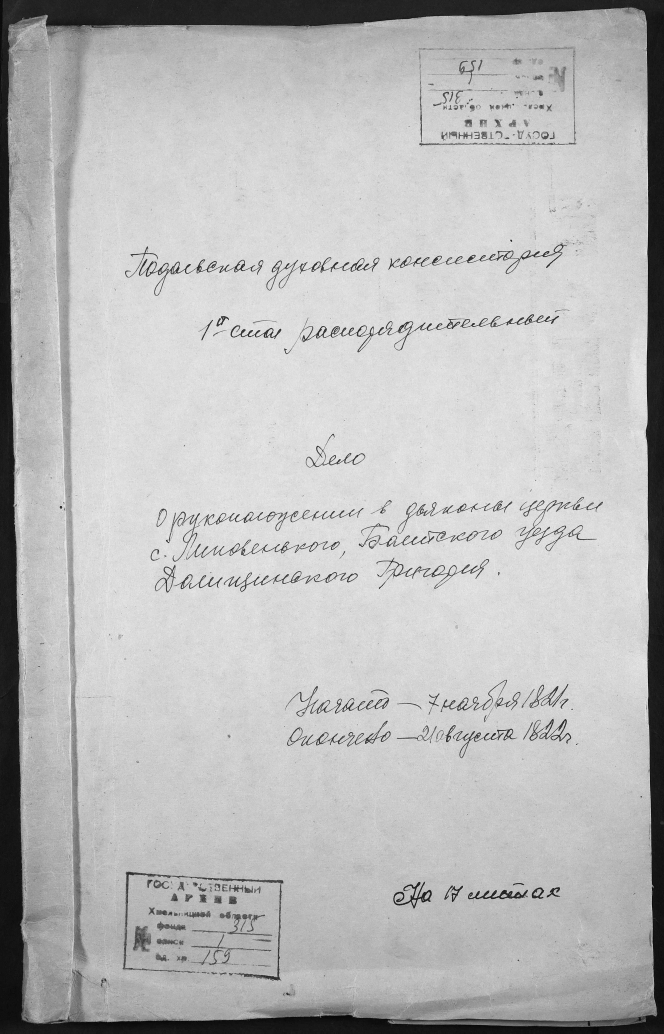
#> input picture src/nyshporka/setup/data/sample/frames/0001.jpg, 1992 x 3100 px (shown at 1/3 size)
$ python -i gate.py   (imports and definitions only)
#> lines starting #> are read from the running program, lines starting #| are printed output that depends on the picture; after the words box and inside, x2 and y2 are one past the last pixel; in counts of white or black regions, pixels touching at a corner belong together
"""🚪 Ворота злиття: що НЕ пускати в мітки, і що показати людині.

Найдорожча помилка в псевдо-мітках — не хибне слово, а два тихіші класи:

* **белькіт на порожній смужці** — рушій не вміє мовчати; на лінійці графи
  чи згині він видає слова, арбітр слухняно зводить «найкращий варіант», і
  в мітку їде текст, під яким на аркуші нічого немає;
* **зсув** — правильний текст під ЧУЖИМ кропом. Усі рядки осмислені, тож ні
  око, ні CER цього не бачать; арбітр губить один рядок посередині, і хвіст
  сторінки їде на +1.

Обидва ловляться з ТЕКСТУ (і, за наявності, частки чорнила), без зображень і
без моделей. Що ловиться — понижується до `low` (лишається видимим, у корпус
не йде), а не видаляється: викинуте ніхто не побачить, і не буде як
перевірити, чи ворота ріжуть правильно.

🔴 Розбіжність голосів автопониження НЕ дає. Калібрування в дослідницькому
конвеєрі показало, що вона ріже друковані штампи й заголовки — реальний і
цінний текст, на якому рушіям просто важко. Такі рядки лише показуються
(`suspects`). Так само дорадчою лишається «неопертість» злиття на голоси:
детектор домислених прізвищ, але й він судить лише за схожістю.
"""
from __future__ import annotations

import re
from collections import Counter
from dataclasses import dataclass, field
from pathlib import Path
from typing import Any

from rapidfuzz import fuzz

from nyshporka.train.text import strip_conflict_marks

TOKEN = re.compile(r"[^\W_]+", re.UNICODE)
DIGIT = re.compile(r"\d")
#: Довжина «повного слова». 5, а не 4: у формулярах повно чотирилітерних
#: огризків («тому», «года»), і поріг 4 пропускав белькіт.
WORD_MIN = 5
#: Довга смужка — там є що рятувати; рішення за людиною.
BABBLE_MAX_LEN = 25
#: Розбіжність голосів показується людині лише на коротких рядках.
LONG_ENOUGH = 40
#: Нижче цієї частки чорнила смужка — чистий папір. 0.15%, не 1.2%: метрика
#: міряє КОНТРАСТ, і бліде письмо на вохряному папері дає 0.2%; порожні —
#: 0.00–0.05%. Поріг стоїть там, де промах неможливий.
INK_MIN = 0.0015
#: Середня попарна схожість голосів, нижче якої вони «незгодні».
AGREE_MIN = 45.0
#: Схожість злиття з найближчим голосом, нижче якої рядок «неопертий».
GROUNDED_MIN = 75.0
#: Зсув: скільки перших символів порівнювати (хвіст довгого рядка в PARSeq
#: вироджується), наскільки зсув має бити нуль, скільки рядків поспіль.
SHIFT_HEAD = 60
SHIFT_MARGIN = 8.0
SHIFT_MIN_RUN = 6
SHIFT_SPAN = 2


#: Щільність мітки = символів на одну висоту рядка ширини чорнила. У однієї
#: руки на сторінці вона стала, тож рядок, щільніший за медіану сторінки,
#: несе в мітці більше, ніж видно на кропі: добудоване обрізане слово
#: («Anastazya» при видимому «…tnaza»), два рядки в одному кропі, кроп,
#: поставлений боком. Заміряно на корпусі Скриби PPv3 (5 001 рядок,
#: 14.10.2026): від ×6 — лише отрута (41 кроп голландців боком, ×50–87);
#: у смузі ×3–6 отрути 4 з 10, решта — щільне законне письмо, тож там
#: лише показ людині.
DENSITY_DEMOTE = 6.0
DENSITY_SUSPECT = 3.0
#: Медіана сторінки чесна лише від стількох рядків.
DENSITY_PAGE_MIN = 8


def norm_tok(tok: str) -> str:
    """ъ/ь геть, ѣ→е: рушій те саме коротке слово віддає щоразу з іншим хвостом."""
    return tok.lower().replace("ъ", "").replace("ь", "").replace("ѣ", "е")


# [18 lines left out: function ink_fraction, not called in this run]


def _paper(inside: list[int], n: int) -> int:
    """75-й процентиль «внутрішніх» значень гістограми — це папір."""
    acc = 0
    for v, c in enumerate(inside, start=13):
        acc += c
        if acc >= 0.75 * n:
            return v
    return 255


def ink_span(png: Path) -> tuple[int, int] | None:
    """(ширина чорнила, висота кропа) у пікселях; `None` — чорнила нема.

    Ширина — від першої до останньої колонки, де чорнило займає ≥4% висоти:
    одиночні крапки й шум краю полігона її не розтягують. Поріг — посередині
    між папером і найтемнішими 2% пікселів: фіксований відступ від паперу
    на блідому письмі бачив лише кілька штрихів, і шість чистих рядків
    корпусу Скриби вийшли «задовгими» (×6–20).
    """
#> called with png = '../setup/data/sample/frames/0001.jpg'
    from PIL import Image

    with Image.open(png) as im:
#> im is the input picture: PIL image 1992x3100 L; min 0, max 255, mean 186.1
        g = im.convert("L")
    w, h = g.size
#> w = 1992; h = 3100
    inside = g.histogram()[13:]
#> inside = 243 values, max 191675 at index 205, min 21 at index 241, mean 25364
    n = sum(inside)
#> n = 6163455
    if n < 200 or w < 2:
        return None
    paper = _paper(inside, n)
#> the loop in _paper, `for v, c in enumerate(inside, start=13):` made 205 passes
#> (c, acc) on passes 1 to 3: (4306, 4306), (5209, 9515), (7576, 17091)
#> after the loop in _paper, `for v, c in enumerate(inside, start=13):`: acc = 4777909
#> paper = 217
    acc, dark = 0, paper
#> acc = 0; dark = 217
    for v, c in enumerate(inside, start=13):
        acc += c
        if acc >= 0.02 * n:
            dark = v
            break
#> this loop made 10 passes
#> (c, acc, dark) on pass 10: (26022, 148653, 22)
#> (c, acc) on passes 1 to 6: (4306, 4306), (5209, 9515), (7576, 17091), (11308, 28399), (12952, 41351), (16457, 57808)
#> after the loop, acc = 148653
    if paper - dark < 20:
        return None
    thr = paper - (paper - dark) / 2
#> thr = 119.5
    mask = g.point(lambda v: 255 if 13 <= v < thr else 0)
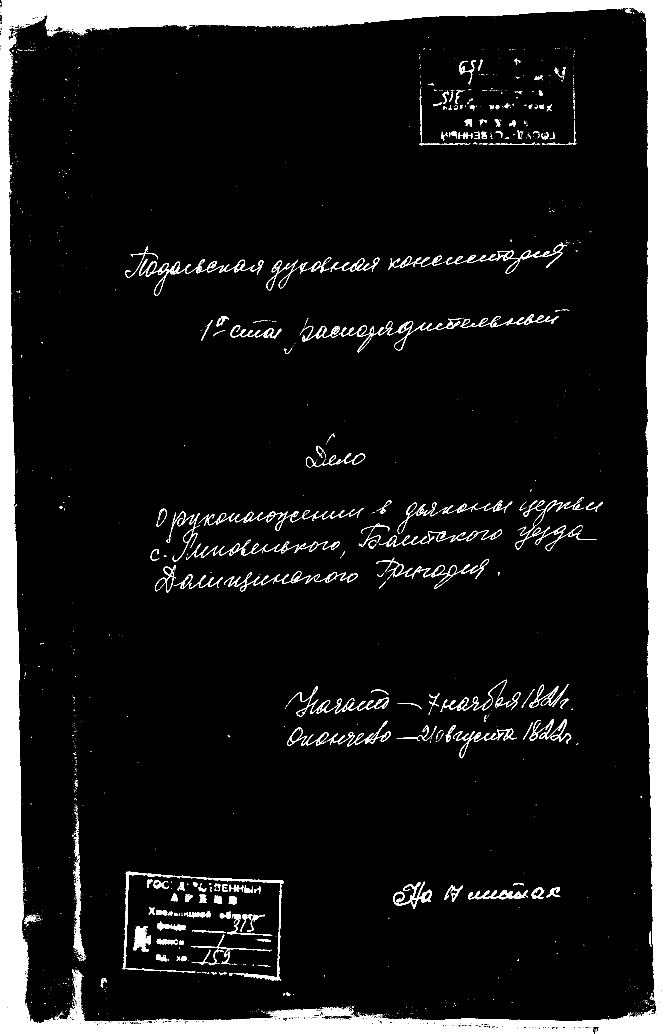
#> mask: PIL image 1992x3100 L (shown at 1/3 size); 9.5% white; 1769 white regions (1511 under 20 px), largest, box (x1, y1, x2, y2) and area: (0, 0, 1992, 3100) 479991, (368, 2615, 850, 2919) 4849, (417, 776, 790, 887) 3593
    cols = list(mask.resize((w, 1), Image.Resampling.BOX).getdata())
#> cols = 1992 values, max 255 at index 11, min 4 at index 1781, mean 24.16
    hit = [x for x, v in enumerate(cols) if v >= 255 * 0.04]
#> hit = 1556 values from 0 to 1991
    if not hit:
        return None
    return hit[-1] - hit[0] + 1, h


# [75 lines left out: functions label_density, density_ratios, density_outliers, signals, verdict, not called in this run]


def suspect(sig: list[str], merged: str) -> bool:
    """Показати людині, не понижуючи: голосам тут важко, а чому — не видно."""
    return "розбіжність" in sig and len(merged) < LONG_ENOUGH


# [46 lines left out: functions grounded, _sim, shifted_blocks, not called in this run]


# ── ворота над сторінкою злиття ──────────────────────────────────────────────
@dataclass
class PageGate:
    page: str
    demoted: list[int] = field(default_factory=list)      # → low
    marks_stripped: list[int] = field(default_factory=list)
    shift_blocks: list[tuple[int, int, int]] = field(default_factory=list)
    suspects: list[tuple[int, str]] = field(default_factory=list)   # (idx, чому)
    dense: list[tuple[int, float]] = field(default_factory=list)    # (idx, ×медіани) → low

    # [6 lines left out: function as_dict, not called in this run]


def dense_why(r: float) -> str:
    return (f"мітка задовга для кропа (щільність ×{r:.1f} від сторінки): добудоване "
            f"з-поза рамки слово, два рядки в кропі або кроп боком")


#: Наскільки мітка мусить бути схожа на голоси рушія, щоб збіг із людським
#: виданням знімав з неї підозру. Без цієї умови мітка, списана з підказки,
#: що лягла на чужий рядок, збігалась би з виданням і йшла б мовчки — а саме
#: такий рядок і є хибна навчальна мітка (зауваження помічника, 24.10.2026).
#: Заміряно на 3701 рядку паку 6 Регента, звіреному на кропі: найгірший 1%
#: схожий на голоси на 70; рядок з тієї самої сторінки, але на 3 рядки далі
#: (зсунута підказка), — медіана 37, найгірший 1% — 54. Поріг 55 між ними.
SUPPORT_VOICE_MIN = 55.0


# [124 lines left out: functions supported, gate_page, spelling_splits, audit_marks, not called in this run]

>>> result = ink_span('../setup/data/sample/frames/0001.jpg')
#> result = (1992, 3100)

$ run again, on src/nyshporka/setup/data/sample/frames/0012.jpg
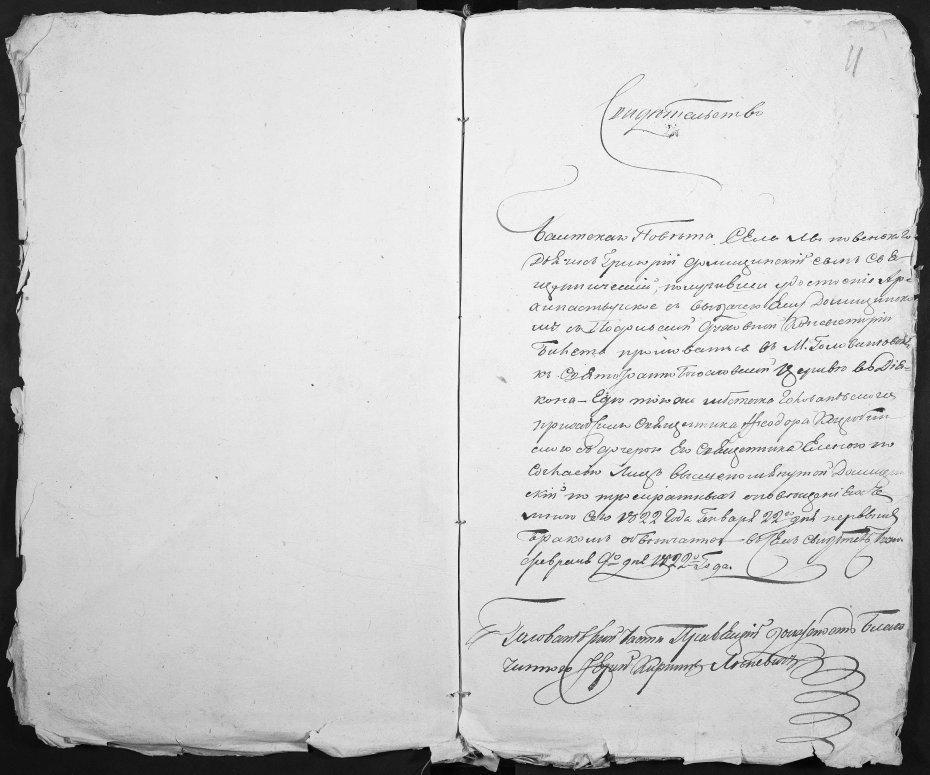
#> input picture src/nyshporka/setup/data/sample/frames/0012.jpg, 3717 x 3100 px (shown at 1/4 size)
#> in ink_span, im is the input picture: PIL image 3717x3100 L; min 0, max 255, mean 205.1
#> inside = 243 values, max 370834 at index 221, min 2446 at index 38, mean 47272.9
#> n = 11487318
#> the loop in _paper, `for v, c in enumerate(inside, start=13):` made 222 passes
#> (c, acc) on passes 1 to 3: (7950, 7950), (7960, 15910), (10718, 26628)
#> after the loop in _paper, `for v, c in enumerate(inside, start=13):`: acc = 8799274
#> paper = 234
#> in ink_span, `acc, dark = 0, paper`: acc = 0; dark = 234
#> the loop in ink_span, `for v, c in enumerate(inside, start=13):` made 11 passes
#> (c, acc, dark) on pass 11: (31237, 247991, 23)
#> after the loop in ink_span, `for v, c in enumerate(inside, start=13):`: acc = 247991
#> thr = 128.5
#> in ink_span, `mask = g.point(lambda v: 255 if 13 <= v < thr else 0)`:
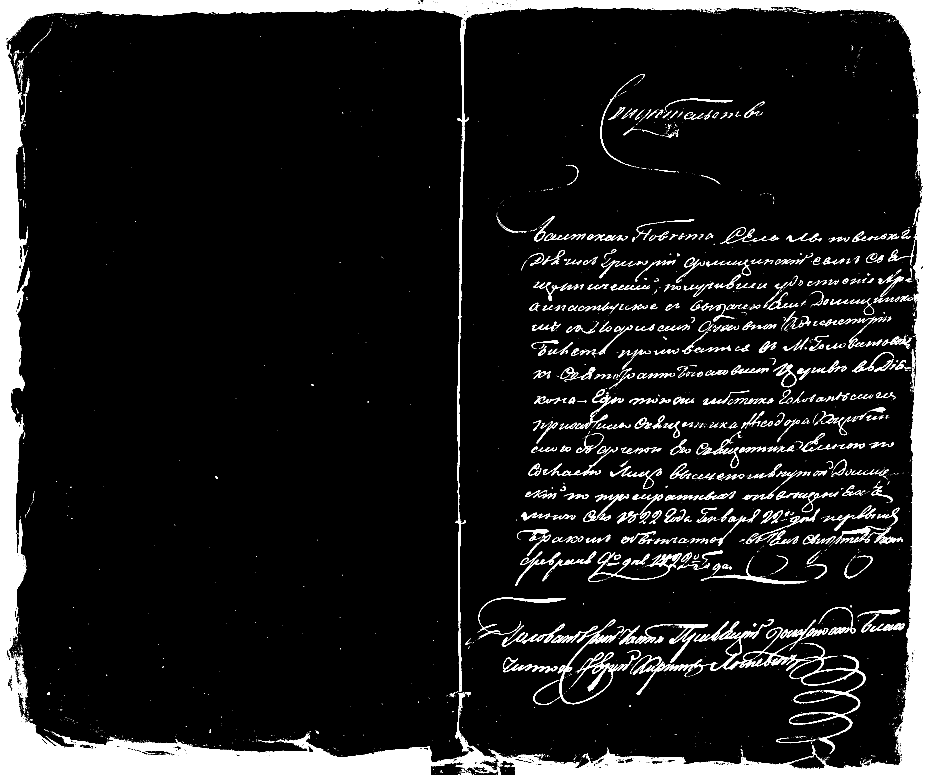
#> mask: PIL image 3717x3100 L (shown at 1/4 size); 9.6% white; 3826 white regions (3124 under 20 px), largest, box (x1, y1, x2, y2) and area: (0, 0, 3717, 3100) 831400, (1831, 75, 1876, 2058) 13307, (2837, 2476, 3226, 2684) 9985
#> cols = 3717 values, max 255 at index 1, min 3 at index 1734, mean 24.61
#> hit = 3235 values from 0 to 3716
#> result = (3717, 3100)

$ run again, on src/nyshporka/setup/data/sample/frames/0015.jpg
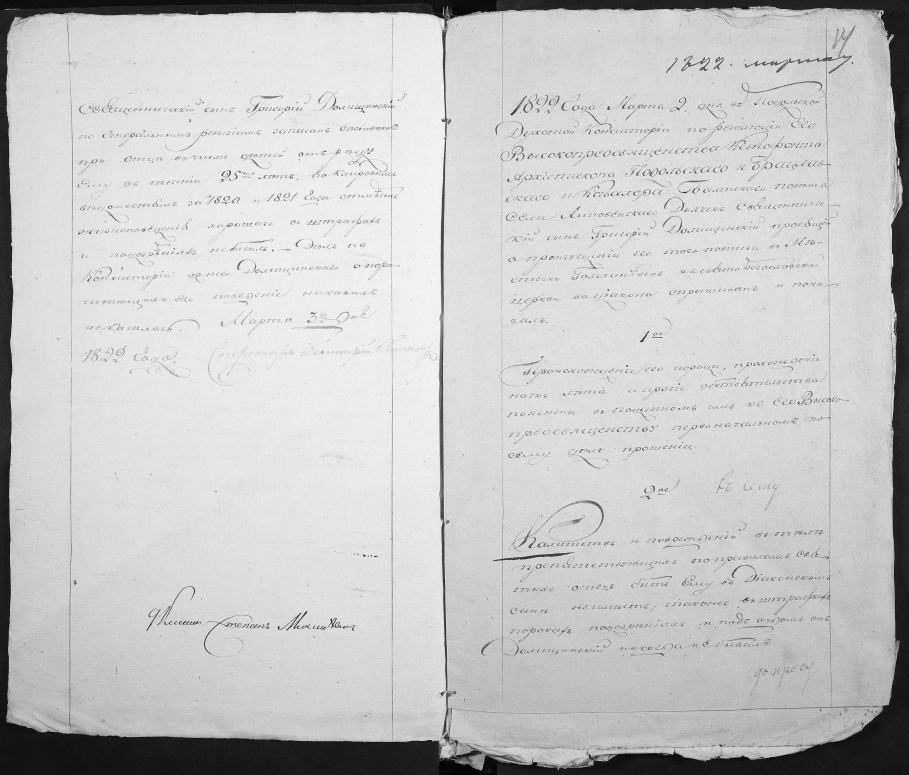
#> input picture src/nyshporka/setup/data/sample/frames/0015.jpg, 3635 x 3100 px (shown at 1/4 size)
#> in ink_span, im is the input picture: PIL image 3635x3100 L; min 0, max 255, mean 198.9
#> inside = 243 values, max 298948 at index 207, min 507 at index 241, mean 46251.8
#> n = 11239199
#> the loop in _paper, `for v, c in enumerate(inside, start=13):` made 214 passes
#> (c, acc) on passes 1 to 3: (7634, 7634), (8153, 15787), (10389, 26176)
#> after the loop in _paper, `for v, c in enumerate(inside, start=13):`: acc = 8471739
#> paper = 226
#> in ink_span, `acc, dark = 0, paper`: acc = 0; dark = 226
#> the loop in ink_span, `for v, c in enumerate(inside, start=13):` made 10 passes
#> (c, acc, dark) on pass 10: (47493, 244467, 22)
#> after the loop in ink_span, `for v, c in enumerate(inside, start=13):`: acc = 244467
#> thr = 124
#> in ink_span, `mask = g.point(lambda v: 255 if 13 <= v < thr else 0)`:
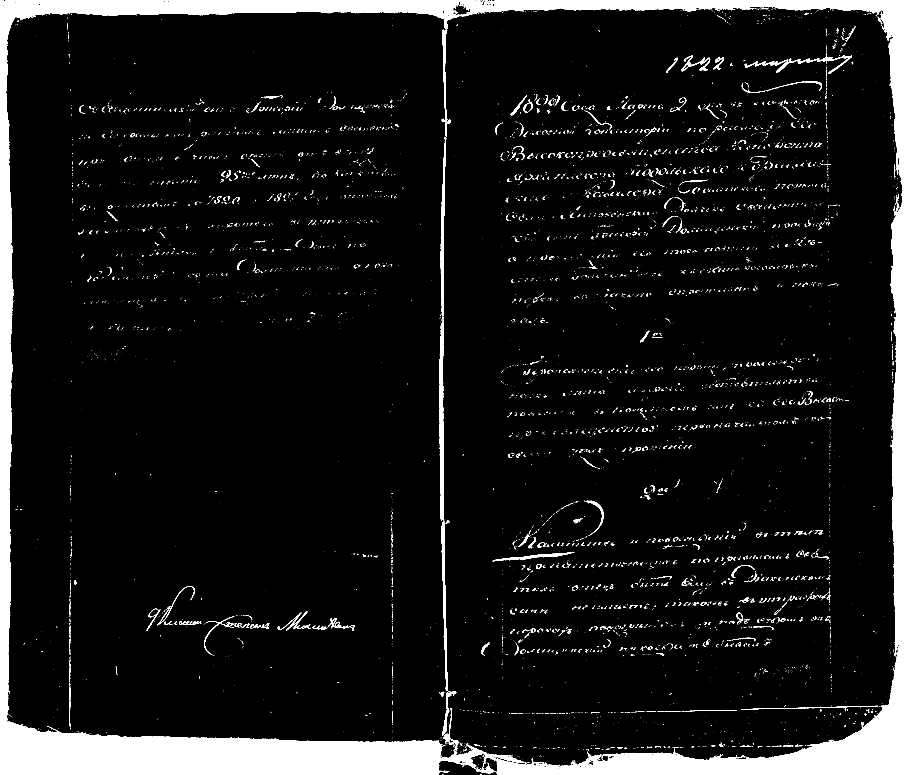
#> mask: PIL image 3635x3100 L (shown at 1/4 size); 8.8% white; 8083 white regions (7047 under 20 px), largest, box (x1, y1, x2, y2) and area: (0, 0, 3635, 3100) 867947, (1756, 1291, 1777, 2084) 9731, (1763, 549, 1785, 1265) 6353
#> cols = 3635 values, max 255 at index 2, min 3 at index 1836, mean 22.34
#> hit = 3245 values from 0 to 3634
#> result = (3635, 3100)
